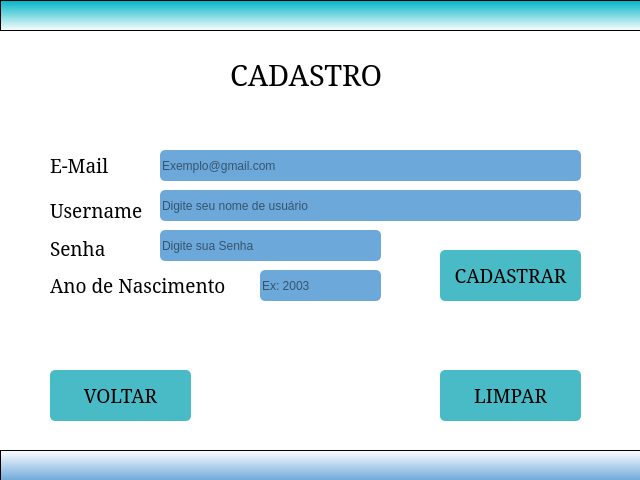
<?xml version="1.0" encoding="UTF-8"?>
<ui version="4.0">
 <class>MainWindow</class>
 <widget class="QMainWindow" name="MainWindow">
  <property name="geometry">
   <rect>
    <x>0</x>
    <y>0</y>
    <width>640</width>
    <height>480</height>
   </rect>
  </property>
  <property name="font">
   <font>
    <family>Constantia</family>
    <pointsize>14</pointsize>
    <weight>50</weight>
    <italic>false</italic>
    <bold>false</bold>
   </font>
  </property>
  <property name="windowTitle">
   <string>MainWindow</string>
  </property>
  <property name="styleSheet">
   <string notr="true">background-color: rgb(139, 164, 255);
font: 14pt &quot;Constantia&quot;;</string>
  </property>
  <widget class="QWidget" name="centralwidget">
   <property name="styleSheet">
    <string notr="true">background-color: rgb(255, 255, 255);</string>
   </property>
   <widget class="QLabel" name="label">
    <property name="geometry">
     <rect>
      <x>230</x>
      <y>50</y>
      <width>201</width>
      <height>51</height>
     </rect>
    </property>
    <property name="font">
     <font>
      <family>Constantia</family>
      <pointsize>18</pointsize>
      <weight>50</weight>
      <italic>false</italic>
      <bold>false</bold>
     </font>
    </property>
    <property name="styleSheet">
     <string notr="true">font: 18pt &quot;Constantia&quot;;

</string>
    </property>
    <property name="text">
     <string>&lt;html&gt;&lt;head/&gt;&lt;body&gt;&lt;p&gt;&lt;span style=&quot; font-size:22pt;&quot;&gt;CADASTRO&lt;/span&gt;&lt;/p&gt;&lt;/body&gt;&lt;/html&gt;</string>
    </property>
   </widget>
   <widget class="QLabel" name="label_3">
    <property name="geometry">
     <rect>
      <x>50</x>
      <y>200</y>
      <width>101</width>
      <height>21</height>
     </rect>
    </property>
    <property name="font">
     <font>
      <family>Constantia</family>
      <pointsize>14</pointsize>
      <weight>50</weight>
      <italic>false</italic>
      <bold>false</bold>
     </font>
    </property>
    <property name="text">
     <string>Username</string>
    </property>
   </widget>
   <widget class="QLabel" name="label_2">
    <property name="geometry">
     <rect>
      <x>50</x>
      <y>150</y>
      <width>71</width>
      <height>31</height>
     </rect>
    </property>
    <property name="font">
     <font>
      <family>Constantia</family>
      <pointsize>14</pointsize>
      <weight>50</weight>
      <italic>false</italic>
      <bold>false</bold>
     </font>
    </property>
    <property name="text">
     <string>E-Mail</string>
    </property>
   </widget>
   <widget class="QLabel" name="label_4">
    <property name="geometry">
     <rect>
      <x>50</x>
      <y>240</y>
      <width>71</width>
      <height>16</height>
     </rect>
    </property>
    <property name="font">
     <font>
      <family>Constantia</family>
      <pointsize>14</pointsize>
      <weight>50</weight>
      <italic>false</italic>
      <bold>false</bold>
     </font>
    </property>
    <property name="text">
     <string>Senha</string>
    </property>
   </widget>
   <widget class="QLabel" name="label_5">
    <property name="geometry">
     <rect>
      <x>50</x>
      <y>270</y>
      <width>201</width>
      <height>31</height>
     </rect>
    </property>
    <property name="font">
     <font>
      <family>Constantia</family>
      <pointsize>14</pointsize>
      <weight>50</weight>
      <italic>false</italic>
      <bold>false</bold>
     </font>
    </property>
    <property name="text">
     <string>Ano de Nascimento</string>
    </property>
   </widget>
   <widget class="QLineEdit" name="lineEdit_2">
    <property name="geometry">
     <rect>
      <x>160</x>
      <y>190</y>
      <width>421</width>
      <height>31</height>
     </rect>
    </property>
    <property name="styleSheet">
     <string notr="true">QLineEdit{
background-color: rgb(108, 168, 218);
border-radius:5px;
}</string>
    </property>
    <property name="text">
     <string/>
    </property>
    <property name="placeholderText">
     <string>Digite seu nome de usuário</string>
    </property>
   </widget>
   <widget class="QLineEdit" name="lineEdit">
    <property name="geometry">
     <rect>
      <x>160</x>
      <y>150</y>
      <width>421</width>
      <height>31</height>
     </rect>
    </property>
    <property name="styleSheet">
     <string notr="true">QLineEdit{
background-color: rgb(108, 168, 218);
border-radius:5px;
}</string>
    </property>
    <property name="text">
     <string/>
    </property>
    <property name="placeholderText">
     <string>Exemplo@gmail.com</string>
    </property>
   </widget>
   <widget class="QLineEdit" name="lineEdit_3">
    <property name="geometry">
     <rect>
      <x>160</x>
      <y>230</y>
      <width>221</width>
      <height>31</height>
     </rect>
    </property>
    <property name="styleSheet">
     <string notr="true">QLineEdit{
background-color: rgb(108, 168, 218);
border-radius:5px;
}</string>
    </property>
    <property name="text">
     <string/>
    </property>
    <property name="placeholderText">
     <string>Digite sua Senha</string>
    </property>
   </widget>
   <widget class="QLineEdit" name="lineEdit_4">
    <property name="geometry">
     <rect>
      <x>260</x>
      <y>270</y>
      <width>121</width>
      <height>31</height>
     </rect>
    </property>
    <property name="styleSheet">
     <string notr="true">QLineEdit{
background-color: rgb(108, 168, 218);
border-radius:5px;
}</string>
    </property>
    <property name="text">
     <string/>
    </property>
    <property name="placeholderText">
     <string notr="true">Ex: 2003</string>
    </property>
   </widget>
   <widget class="QPushButton" name="pushButton">
    <property name="geometry">
     <rect>
      <x>440</x>
      <y>250</y>
      <width>141</width>
      <height>51</height>
     </rect>
    </property>
    <property name="font">
     <font>
      <family>Constantia</family>
      <pointsize>14</pointsize>
      <weight>50</weight>
      <italic>false</italic>
      <bold>false</bold>
     </font>
    </property>
    <property name="cursor">
     <cursorShape>PointingHandCursor</cursorShape>
    </property>
    <property name="styleSheet">
     <string notr="true">QPushButton{
background-color: rgb(72, 187, 198);
border-radius: 5px;	
}
QPushButton:hover{
background-color: rgb(72, 187, 198);
border-radius: 5px;	
}
QPushButton:pressed{
background-color: rgb(255 , 255, 255);
border-radius: 5px;	
}
</string>
    </property>
    <property name="text">
     <string>CADASTRAR</string>
    </property>
   </widget>
   <widget class="QPushButton" name="pushButton_2">
    <property name="geometry">
     <rect>
      <x>440</x>
      <y>370</y>
      <width>141</width>
      <height>51</height>
     </rect>
    </property>
    <property name="font">
     <font>
      <family>Constantia</family>
      <pointsize>14</pointsize>
      <weight>50</weight>
      <italic>false</italic>
      <bold>false</bold>
     </font>
    </property>
    <property name="cursor">
     <cursorShape>PointingHandCursor</cursorShape>
    </property>
    <property name="styleSheet">
     <string notr="true">QPushButton{
background-color: rgb(72, 187, 198);
border-radius: 5px;	
}
QPushButton:hover{
background-color: rgb(72, 187, 198);
border-radius: 5px;	
}
QPushButton:pressed{
background-color: rgb(255 , 255, 255);
border-radius: 5px;	
}
</string>
    </property>
    <property name="text">
     <string>LIMPAR</string>
    </property>
   </widget>
   <widget class="QPushButton" name="pushButton_3">
    <property name="geometry">
     <rect>
      <x>50</x>
      <y>370</y>
      <width>141</width>
      <height>51</height>
     </rect>
    </property>
    <property name="font">
     <font>
      <family>Constantia</family>
      <pointsize>14</pointsize>
      <weight>50</weight>
      <italic>false</italic>
      <bold>false</bold>
     </font>
    </property>
    <property name="cursor">
     <cursorShape>PointingHandCursor</cursorShape>
    </property>
    <property name="styleSheet">
     <string notr="true">QPushButton{
background-color: rgb(72, 187, 198);
border-radius: 5px;	
}
QPushButton:hover{
background-color: rgb(72, 187, 198);
border-radius: 5px;	
}
QPushButton:pressed{
background-color: rgb(255 , 255, 255);
border-radius: 5px;	
}
</string>
    </property>
    <property name="text">
     <string>VOLTAR</string>
    </property>
   </widget>
   <widget class="QFrame" name="frame_2">
    <property name="geometry">
     <rect>
      <x>0</x>
      <y>450</y>
      <width>641</width>
      <height>31</height>
     </rect>
    </property>
    <property name="styleSheet">
     <string notr="true">background-color: qlineargradient(spread:pad, x1:0.5, y1:0, x2:0.5, y2:1, stop:0 rgba(255, 255, 255, 255), stop:1 rgba(108, 168, 218, 255));</string>
    </property>
    <property name="frameShape">
     <enum>QFrame::StyledPanel</enum>
    </property>
    <property name="frameShadow">
     <enum>QFrame::Raised</enum>
    </property>
   </widget>
   <widget class="QFrame" name="frame">
    <property name="geometry">
     <rect>
      <x>0</x>
      <y>0</y>
      <width>641</width>
      <height>31</height>
     </rect>
    </property>
    <property name="styleSheet">
     <string notr="true">background-color: qlineargradient(spread:pad, x1:0.5, y1:0, x2:0.5, y2:1, stop:0 rgba(0, 181, 198, 255), stop:1 rgba(255, 255, 255, 224));</string>
    </property>
    <property name="frameShape">
     <enum>QFrame::StyledPanel</enum>
    </property>
    <property name="frameShadow">
     <enum>QFrame::Raised</enum>
    </property>
   </widget>
   <widget class="QLabel" name="label_6">
    <property name="geometry">
     <rect>
      <x>20</x>
      <y>30</y>
      <width>141</width>
      <height>111</height>
     </rect>
    </property>
    <property name="text">
     <string/>
    </property>
    <property name="pixmap">
     <pixmap>logo-_simbolo-removebg-preview.png</pixmap>
    </property>
    <property name="scaledContents">
     <bool>true</bool>
    </property>
   </widget>
   <zorder>label_6</zorder>
   <zorder>label</zorder>
   <zorder>label_3</zorder>
   <zorder>label_2</zorder>
   <zorder>label_4</zorder>
   <zorder>label_5</zorder>
   <zorder>lineEdit_2</zorder>
   <zorder>lineEdit</zorder>
   <zorder>lineEdit_3</zorder>
   <zorder>lineEdit_4</zorder>
   <zorder>pushButton</zorder>
   <zorder>pushButton_2</zorder>
   <zorder>pushButton_3</zorder>
   <zorder>frame_2</zorder>
   <zorder>frame</zorder>
  </widget>
 </widget>
 <tabstops>
  <tabstop>lineEdit</tabstop>
  <tabstop>lineEdit_2</tabstop>
  <tabstop>lineEdit_3</tabstop>
  <tabstop>lineEdit_4</tabstop>
  <tabstop>pushButton</tabstop>
  <tabstop>pushButton_2</tabstop>
  <tabstop>pushButton_3</tabstop>
 </tabstops>
 <resources/>
 <connections/>
</ui>
